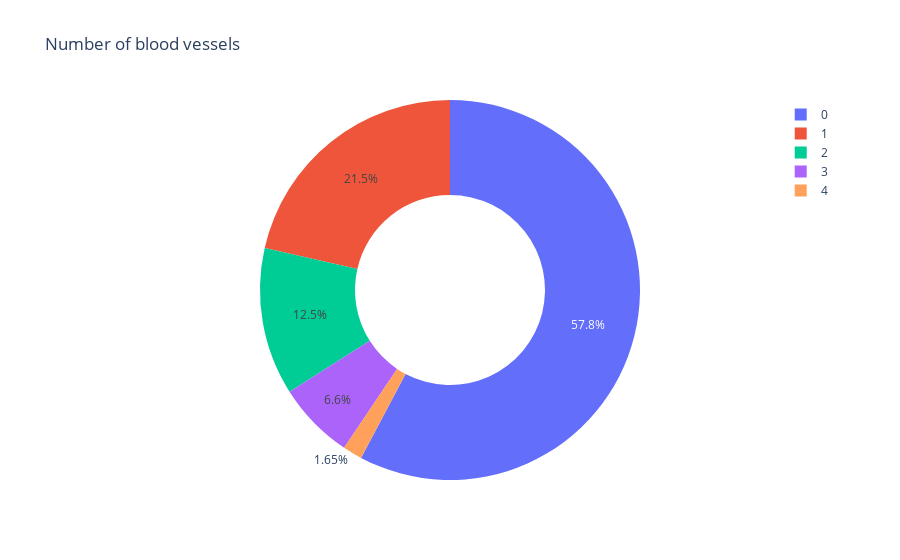

Notebook cell for this chart:
### Code cell
pie_graph(data_eda,"Number of blood vessels",'ca')

### Figure 1 — Plotly figure (JSON) as saved in the notebook; plotly's stock layout.template omitted (floating-point values rounded to 4 significant figures)
{"data": [{"hole": 0.5, "labels": [0, 1, 2, 3, 4], "type": "pie", "values": [175, 65, 38, 20, 5]}], "layout": {"title": {"text": "Number of blood vessels"}}}
